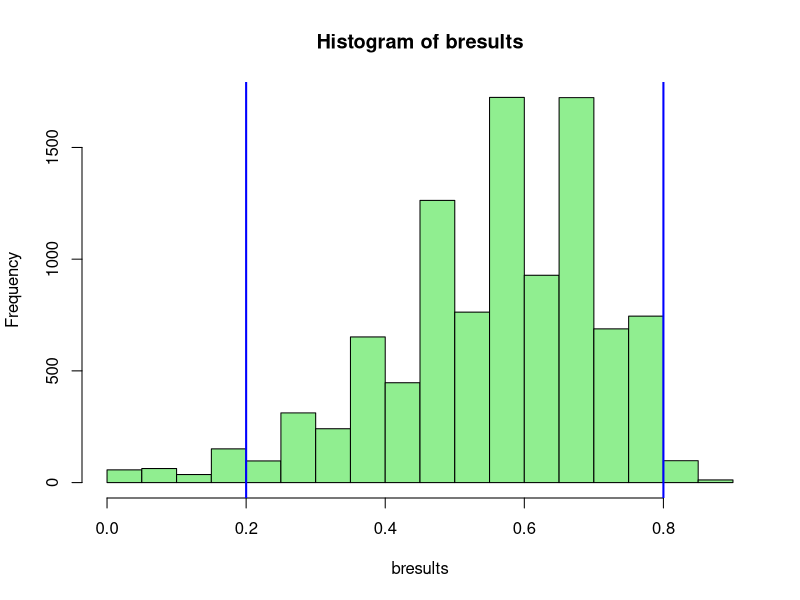

Reproduce this figure in R.
# Example code supplied for illustrative purposes only. The regression equations below were built
# using 2 years of data from our level 1 trauma academic medical center. They will not work out of the
# box for your institution.
# 2019-2020 Edward G. Brown MS, Patricia K. Howard PhD RN, Daniel Moore MD
# For more information please read the paper SIMULATING EMERGENCY DEPARTMENT BOARDING USING A DIFFERENCE EQUATION 
# at https://doi.org/10.1101/2020.03.19.20039040

bfunc <- function() {

  days <- 30
  lower <- 200
  upper <- 300
  
  threshold <- 40

  xbar.rand <- rep(NA,days)
  xbar.star <- rep(NA,days)
  xbar.start <- rep(NA,days)
  xbar.stop <- rep(NA,days)

  start_int <- 22.44721952
  start_slope <- 0.179980129
  stop_int <- 32.5802325885976
  stop_slope <- 0.492633658985415
  
    
for (i in 1:days)
  xbar.rand[[i]] <-sample(lower:upper, 1)

for (i in 1:days)
  xbar.start[[i]] <- start_int + (xbar.rand[[i]] * start_slope)


for (i in 1:days)
  xbar.stop[[i]] <- stop_int +(xbar.start[[i]] * stop_slope)

# Why 12? In our observed data, the starting day balance of a day (selected at random) was 12. This starts our iteration.
# Patients boarding at Start of Day was 25, Patients start boarding during the day was 57, Patients stop boarding was 70.  
xbar.star[[1]] = 12

for (i in 1:days)
  xbar.star[[i+1]] = ifelse(ceiling((xbar.star[i] + xbar.start[[i]]) - xbar.stop[[i]]) < 0, 0, ceiling((xbar.star[i] + xbar.start[[i]]) - xbar.stop[[i]]) )
 

over_threshold <- length(xbar.star[xbar.star >= threshold])/days

return(over_threshold)
} # end of function


reps <- 10000
bresults <- rep(NA,reps)


for (i in 1:reps)
  bresults[[i]] <- bfunc()



sd(bresults)
summary(bresults)

# percentile method for 95% CI
quantile(bresults, 0.025)
quantile(bresults, 0.975)

hist(bresults, col="lightgreen")
abline(v=quantile(bresults, 0.025),col="blue", lwd=2)
abline(v=quantile(bresults, 0.975),col="blue", lwd=2)
